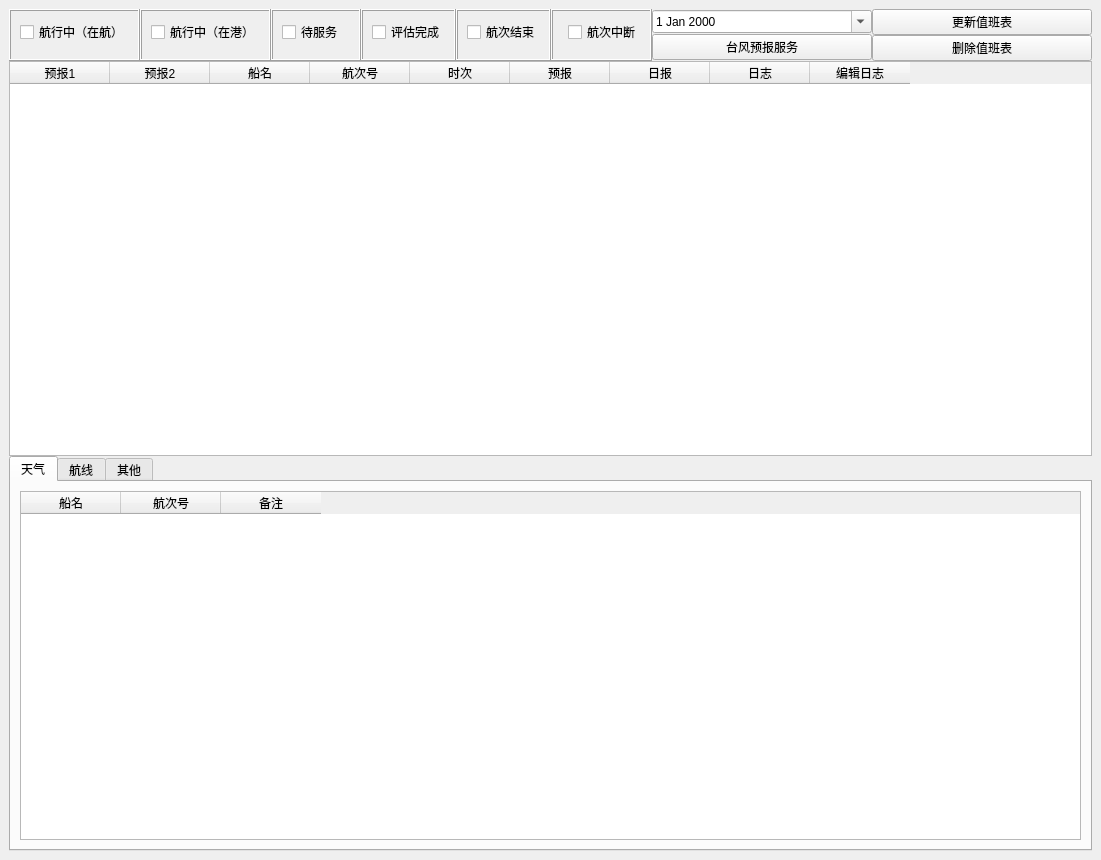
<?xml version="1.0" encoding="UTF-8"?>
<ui version="4.0">
 <class>MainWindow</class>
 <widget class="QMainWindow" name="MainWindow">
  <property name="geometry">
   <rect>
    <x>0</x>
    <y>0</y>
    <width>1101</width>
    <height>860</height>
   </rect>
  </property>
  <property name="font">
   <font>
    <kerning>false</kerning>
   </font>
  </property>
  <property name="windowTitle">
   <string>CMRC-ReportSystem</string>
  </property>
  <property name="windowIcon">
   <iconset>
    <normaloff>C:/Users/Administrator/Desktop/软件图片/2.jpg</normaloff>C:/Users/Administrator/Desktop/软件图片/2.jpg</iconset>
  </property>
  <widget class="QWidget" name="centralwidget">
   <layout class="QVBoxLayout" name="verticalLayout_7">
    <item>
     <layout class="QVBoxLayout" name="verticalLayout_4" stretch="1,10,10">
      <property name="spacing">
       <number>0</number>
      </property>
      <item>
       <layout class="QHBoxLayout" name="horizontalLayout_4">
        <property name="spacing">
         <number>0</number>
        </property>
        <item>
         <layout class="QHBoxLayout" name="horizontalLayout">
          <property name="spacing">
           <number>0</number>
          </property>
          <item>
           <widget class="QFrame" name="frame_2">
            <property name="frameShape">
             <enum>QFrame::Box</enum>
            </property>
            <property name="frameShadow">
             <enum>QFrame::Raised</enum>
            </property>
            <layout class="QFormLayout" name="formLayout_2">
             <item row="0" column="0">
              <widget class="QCheckBox" name="checkBox_service_inline">
               <property name="text">
                <string>航行中（在航）</string>
               </property>
              </widget>
             </item>
            </layout>
           </widget>
          </item>
          <item>
           <widget class="QFrame" name="frame_3">
            <property name="frameShape">
             <enum>QFrame::Box</enum>
            </property>
            <property name="frameShadow">
             <enum>QFrame::Raised</enum>
            </property>
            <layout class="QFormLayout" name="formLayout_3">
             <item row="0" column="0">
              <widget class="QCheckBox" name="checkBox_service_inport">
               <property name="text">
                <string>航行中（在港）</string>
               </property>
              </widget>
             </item>
            </layout>
           </widget>
          </item>
          <item>
           <widget class="QFrame" name="frame_4">
            <property name="frameShape">
             <enum>QFrame::Box</enum>
            </property>
            <property name="frameShadow">
             <enum>QFrame::Raised</enum>
            </property>
            <layout class="QFormLayout" name="formLayout_4">
             <item row="0" column="0">
              <widget class="QCheckBox" name="checkBox_service_wait">
               <property name="text">
                <string>待服务  </string>
               </property>
              </widget>
             </item>
            </layout>
           </widget>
          </item>
          <item>
           <widget class="QFrame" name="frame_5">
            <property name="frameShape">
             <enum>QFrame::Box</enum>
            </property>
            <property name="frameShadow">
             <enum>QFrame::Raised</enum>
            </property>
            <layout class="QFormLayout" name="formLayout_5">
             <item row="0" column="0">
              <widget class="QCheckBox" name="checkBox_finish_est">
               <property name="text">
                <string>评估完成</string>
               </property>
              </widget>
             </item>
            </layout>
           </widget>
          </item>
          <item>
           <widget class="QFrame" name="frame_6">
            <property name="frameShape">
             <enum>QFrame::Box</enum>
            </property>
            <property name="frameShadow">
             <enum>QFrame::Raised</enum>
            </property>
            <layout class="QFormLayout" name="formLayout_6">
             <item row="0" column="0">
              <widget class="QCheckBox" name="checkBox_finish_voy">
               <property name="text">
                <string>航次结束</string>
               </property>
              </widget>
             </item>
            </layout>
           </widget>
          </item>
          <item>
           <widget class="QFrame" name="frame_7">
            <property name="frameShape">
             <enum>QFrame::Box</enum>
            </property>
            <property name="frameShadow">
             <enum>QFrame::Raised</enum>
            </property>
            <layout class="QFormLayout" name="formLayout_7">
             <item row="0" column="1">
              <widget class="QCheckBox" name="checkBox_drop">
               <property name="text">
                <string>航次中断</string>
               </property>
              </widget>
             </item>
            </layout>
           </widget>
          </item>
         </layout>
        </item>
        <item>
         <layout class="QHBoxLayout" name="horizontalLayout_2">
          <property name="spacing">
           <number>0</number>
          </property>
          <item>
           <layout class="QVBoxLayout" name="verticalLayout_2">
            <item>
             <widget class="QDateEdit" name="dateEdit">
              <property name="wrapping">
               <bool>false</bool>
              </property>
              <property name="maximumTime">
               <time>
                <hour>21</hour>
                <minute>59</minute>
                <second>59</second>
               </time>
              </property>
              <property name="currentSection">
               <enum>QDateTimeEdit::DaySection</enum>
              </property>
              <property name="calendarPopup">
               <bool>true</bool>
              </property>
              <property name="timeSpec">
               <enum>Qt::LocalTime</enum>
              </property>
             </widget>
            </item>
            <item>
             <widget class="QPushButton" name="pushButton_typ">
              <property name="text">
               <string>台风预报服务</string>
              </property>
             </widget>
            </item>
           </layout>
          </item>
          <item>
           <layout class="QVBoxLayout" name="verticalLayout_6">
            <item>
             <widget class="QPushButton" name="pushButton_update">
              <property name="mouseTracking">
               <bool>false</bool>
              </property>
              <property name="text">
               <string>更新值班表</string>
              </property>
             </widget>
            </item>
            <item>
             <widget class="QPushButton" name="pushButton_del">
              <property name="text">
               <string>删除值班表</string>
              </property>
             </widget>
            </item>
           </layout>
          </item>
         </layout>
        </item>
       </layout>
      </item>
      <item>
       <widget class="QTableWidget" name="tableWidget_main_window">
        <property name="midLineWidth">
         <number>0</number>
        </property>
        <property name="editTriggers">
         <set>QAbstractItemView::NoEditTriggers</set>
        </property>
        <column>
         <property name="text">
          <string>预报1</string>
         </property>
        </column>
        <column>
         <property name="text">
          <string>预报2</string>
         </property>
        </column>
        <column>
         <property name="text">
          <string>船名</string>
         </property>
        </column>
        <column>
         <property name="text">
          <string>航次号</string>
         </property>
        </column>
        <column>
         <property name="text">
          <string>时次</string>
         </property>
        </column>
        <column>
         <property name="text">
          <string>预报</string>
         </property>
        </column>
        <column>
         <property name="text">
          <string>日报</string>
         </property>
        </column>
        <column>
         <property name="text">
          <string>日志</string>
         </property>
        </column>
        <column>
         <property name="text">
          <string>编辑日志</string>
         </property>
        </column>
       </widget>
      </item>
      <item>
       <widget class="QTabWidget" name="tabWidget_inf_captain">
        <property name="currentIndex">
         <number>0</number>
        </property>
        <widget class="QWidget" name="tab">
         <attribute name="title">
          <string>天气</string>
         </attribute>
         <layout class="QVBoxLayout" name="verticalLayout">
          <item>
           <widget class="QTableWidget" name="tableWidget_inf_weather">
            <property name="editTriggers">
             <set>QAbstractItemView::NoEditTriggers</set>
            </property>
            <column>
             <property name="text">
              <string>船名</string>
             </property>
            </column>
            <column>
             <property name="text">
              <string>航次号</string>
             </property>
            </column>
            <column>
             <property name="text">
              <string>备注</string>
             </property>
            </column>
           </widget>
          </item>
         </layout>
        </widget>
        <widget class="QWidget" name="weather">
         <attribute name="title">
          <string>航线</string>
         </attribute>
         <layout class="QVBoxLayout" name="verticalLayout_5">
          <item>
           <layout class="QVBoxLayout" name="verticalLayout_3">
            <item>
             <widget class="QTableWidget" name="tableWidget">
              <property name="editTriggers">
               <set>QAbstractItemView::NoEditTriggers</set>
              </property>
              <column>
               <property name="text">
                <string>船名</string>
               </property>
              </column>
              <column>
               <property name="text">
                <string>航次号</string>
               </property>
              </column>
              <column>
               <property name="text">
                <string>备注</string>
               </property>
              </column>
             </widget>
            </item>
            <item>
             <layout class="QHBoxLayout" name="horizontalLayout_3"/>
            </item>
           </layout>
          </item>
         </layout>
        </widget>
        <widget class="QWidget" name="tab_2">
         <attribute name="title">
          <string>其他</string>
         </attribute>
         <layout class="QVBoxLayout" name="verticalLayout_8">
          <item>
           <widget class="QTableWidget" name="tableWidget_2">
            <property name="editTriggers">
             <set>QAbstractItemView::NoEditTriggers</set>
            </property>
            <column>
             <property name="text">
              <string>船名</string>
             </property>
            </column>
            <column>
             <property name="text">
              <string>航次号</string>
             </property>
            </column>
            <column>
             <property name="text">
              <string>备注</string>
             </property>
            </column>
           </widget>
          </item>
         </layout>
        </widget>
       </widget>
      </item>
     </layout>
    </item>
   </layout>
  </widget>
 </widget>
 <resources/>
 <connections/>
</ui>
